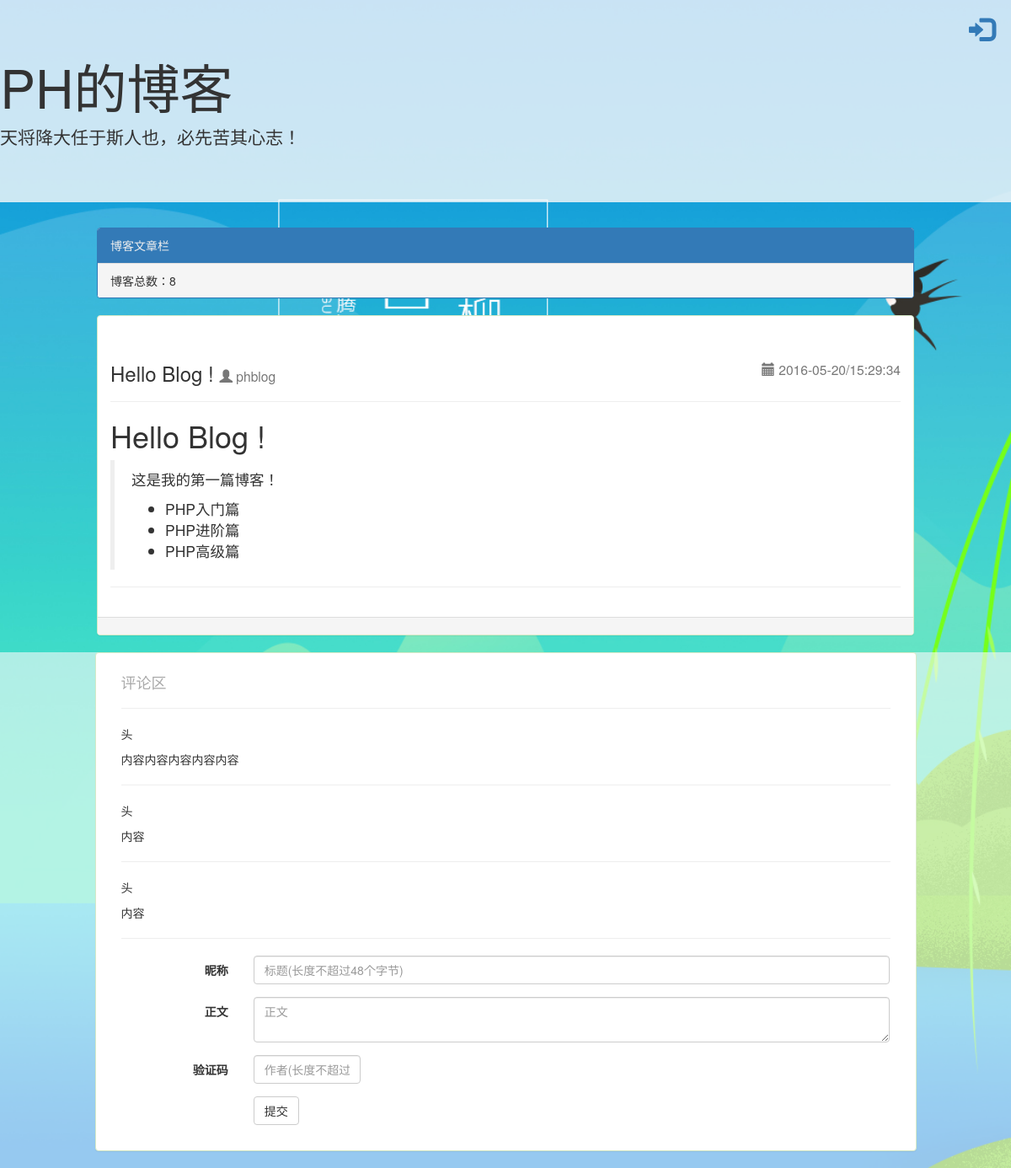
The page /blog.php?atid=22&&page=1 on the database its author committed.
### tables this page shows
CREATE TABLE `setting_conf` (
  `APP_NAME` varchar(255) NOT NULL DEFAULT '' COMMENT '博客名称',
  `ADM_LIMIT_ADMIN_LIST` tinyint(2) NOT NULL COMMENT '管理员管理分页限制',
  `ADM_LIMIT_ARTICLE_LIST` tinyint(2) NOT NULL COMMENT '文章管理分页限制',
  `USER_LIMIT_ARTICLE` tinyint(2) NOT NULL COMMENT '用户页文章分页限制'
);

CREATE TABLE `article` (
  `atid` int(10) unsigned NOT NULL AUTO_INCREMENT,
  `title` varchar(50) NOT NULL DEFAULT '',
  `author` varchar(30) NOT NULL DEFAULT '',
  `time` int(11) NOT NULL DEFAULT '0',
  `lasttime` int(11) NOT NULL DEFAULT '0',
  `content` mediumtext NOT NULL,
  PRIMARY KEY (`atid`)
);

### lib/mysql.class.php (called while the page is built, shortened)
<?php
class mysql
{
   public function __construct($host,$username,$pass,$dbname)
    {
        $this->mysql = new \mysqli($host,$username,$pass,$dbname);
    }
    public function get($query){
        $result = $this->mysql->query($query);
        return $result->fetch_all(MYSQLI_BOTH);
    }
}

### lib/mysql_blog.class.php (called while the page is built, shortened)
<?php
class mysql_blog extends mysql
{
    public function get_article_byId($atid){
        $atid = (int)$atid;
        $result = $this->get("select * from `article` where `atid`={$atid}");
        if(!empty($result)){
            return $result[0];
        }else{
            return null;
        }
    }
    public function getConfigValueByName($sname){
        $result = $this->get("select `{$sname}` from `setting_conf`")[0];
        return $result[$sname];
    }
}

### blog.php (the view, shortened to what this page needs)
<?php
include(ROOT_PATH."/lib/mysql.class.php");
include (ROOT_PATH."/lib/mysql_blog.class.php");
$mysql = new \ph\mysql\mysql_blog("localhost:3306","root","ph1996","blog");
if(isset($_GET['atid'])){
    $atid = (int)$_GET['atid'];
    $page = isset($_GET['page'])?(int)$_GET['page']:1;
    $article = $mysql->get_article_byId($atid);
    $articles = $mysql->get("select * from `article`");
}else{
    header("location: index.php");
}
?>
<html>
<head>
    <?php include(PUBLIC_PATH."/header.php");?>
</head>
<body style="background-image: url('img/bg2.jpg');background-size: cover;background-repeat: no-repeat;">
<div class="jumbotron" style="background-color:rgba(250,250,250,0.8);">
    <h2><a class="pull-right" href="admin/index.php"><span class="glyphicon glyphicon-log-in" style="margin-top: -50px;margin-right: 20px;"></span></a></h2>
    <h1><?php echo $mysql->getConfigValueByName("APP_NAME");?></h1>
    <p>天将降大任于斯人也，必先苦其心志！</p>
</div>
<div class="col-md-1"></div>
<div class="container col-md-10">
    <div class="panel panel-primary">
        <div class="panel-heading">
            <a href="index.php?page=<?php echo $page;?>" style="color: #eee;">博客文章栏</a>
        </div>
        <div class="panel-footer">博客总数：<?php echo count($articles);?></div>
    </div>
    <div class="panel panel-success">
        <div class="panel-body">
            <div class="page-header bg-default">
                <h3><?php echo $article['title'];?> <small><span class='glyphicon glyphicon-user'></span> <?php echo $article['author'];?></small><small class="pull-right auto-hidden"><span class='glyphicon glyphicon-calendar'></span> <?php echo date("Y-m-d/H:i:s",$article['time']);?></small></h3>
            </div>
            <?php echo $article['content'];?>
        </div>
        <div class="panel-footer text-right">
        </div>
    </div>
</div>
<div class="col-md-1"></div>
<div class="container col-md-12" style="background-color: rgba(250,250,250,0.6);">
    <div class="col-md-1"></div>
    <div class="panel panel-success col-md-10">
        <div class="panel-body">
            <p><h4 style="color: #aaa;">评论区</h4></p>
            <hr>
            <ul style="list-style-type: none;padding: 0;">
                <li>
                    <p>头</p>
                    <p>
                        内容内容内容内容内容
                    </p>
                    <hr>
                </li>
                <li>
                    <p>头</p>
                    <p>内容</p>
                    <hr>
                </li>
                <li>
                    <p>头</p>
                    <p>内容</p>
                    <hr>
                </li>
            </ul>
            <form class="form-horizontal" action="add_article.php?action=add&&page=" method="post">
                <div class="form-group">
                    <label for="title" class="col-sm-2 control-label">昵称</label>
                    <div class="col-sm-10">
                        <input type="text" class="form-control" id="title" name="title" maxlength="24" placeholder="标题(长度不超过48个字节)" required>
                    </div>
                </div>
                <div class="form-group">
                    <label for="content" class="col-sm-2 control-label">正文</label>
                    <div class="col-sm-10">
                        <textarea class="form-control" name="content" id="content" placeholder="正文"  required></textarea>
                    </div>
                </div>
                <div class="form-group">
                    <label for="author" class="col-sm-2 control-label">验证码</label>
                    <div class="col-sm-2">
                        <input type="text" class="form-control" name="author" id="author" placeholder="作者(长度不超过24字节)" value="" required>
                    </div>
                </div>
                <div class="form-group">
                    <div class="col-sm-offset-2 col-sm-10">
                        <button type="submit" class="btn btn-default">提交</button>
                    </div>
                </div>
            </form>
        </div>
    </div>
    <div class="col-md-1"></div>
</div>
</body>
</html>

### blog.php (style rules this page uses)
@media only screen and (min-width: 541px) { .auto-hidden { display: auto; } }

### rows shown on the page
setting_conf: APP_NAME "PH的博客"
article: title "Hello Blog !", author "phblog", time "2016-05-20/15:29:34", content "Hello Blog ! 这是我的第一篇博客！ PHP入门篇 PHP进阶篇 PHP高级篇"

### other values the page prints
count($articles) "8"
